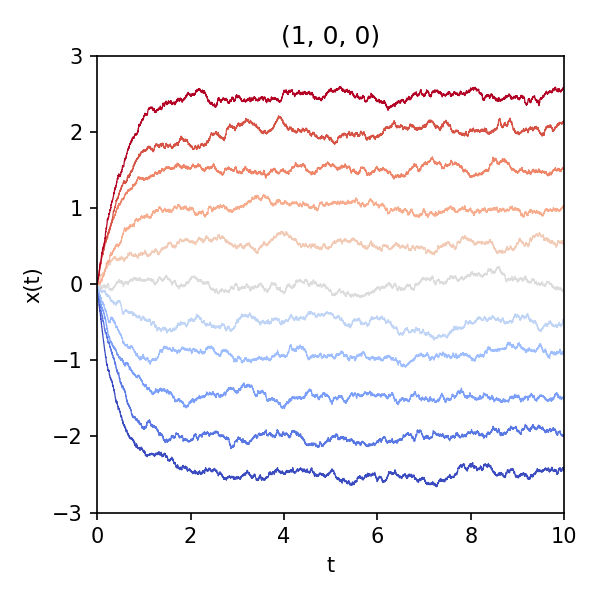

Recreate this plot in Python.
import numpy as np
import matplotlib.pyplot as plt

from neuron_dynamics import simulate, I_DEFAULT, J_QUADRATIC


def main():
    # Fig. 1(c): quadratic-potential neuron J = (1, 0, 0), beta = 100.
    t, x = simulate(J_QUADRATIC, I_DEFAULT, tf=10.0, dt=1e-3, beta=100.0)

    fig, ax = plt.subplots(figsize=(4, 4))
    # color by input: blue (low I) -> red (high I), as in the paper.
    colors = plt.cm.coolwarm(np.linspace(0.0, 1.0, len(I_DEFAULT)))
    for traj, c in zip(x, colors):
        ax.plot(t, traj, color=c, lw=0.6)

    ax.set_title("(1, 0, 0)")
    ax.set_xlabel("t")
    ax.set_ylabel("x(t)")
    ax.set_xlim(0, 10)
    ax.set_ylim(-3, 3)
    fig.tight_layout()
    fig.savefig("quadratic_graph.png", dpi=150)
    print("saved quadratic_graph.png")


if __name__ == "__main__":
    main()
